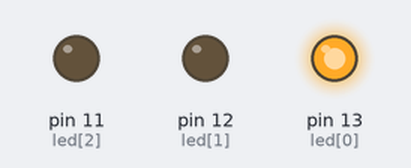
A sketch run on a simulated Arduino Uno, built with avr-gcc and run on an emulated ATmega328P. Parts: output pins drawn as LEDs (lit = HIGH).

Above: at 0.1 s.
Timing chart, 0 to 1.6 s (numbered marks = the images above):
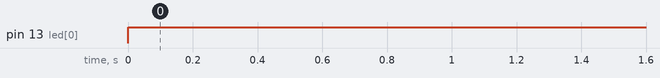

The sketch:

robot.ino
```cpp
int led[]={13,12,11};
void setup() {
  // initialize digital pin 13 as an output.
  for(int i=0;i<3;i++)
  {
  pinMode(led[i], OUTPUT);
  }
}

// the loop function runs over and over again forever
void loop() {
  digitalWrite(led[0],HIGH);
  for(int i=1;i<3;i++)
  {
  digitalWrite(led[i], LOW);
  }
}
```

Measured:
- by itself, pin 13 (led[0]): LOW → HIGH at 0.00 s
